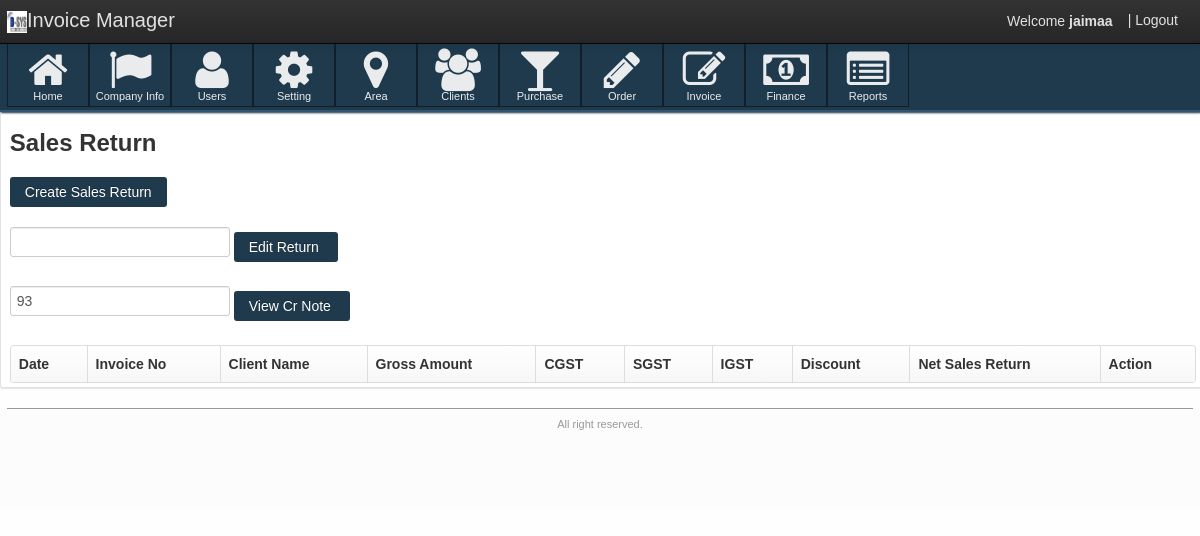
Page /JAIGST/sr_mgmt.php?opt=1 (signed in) on the earlier database version.
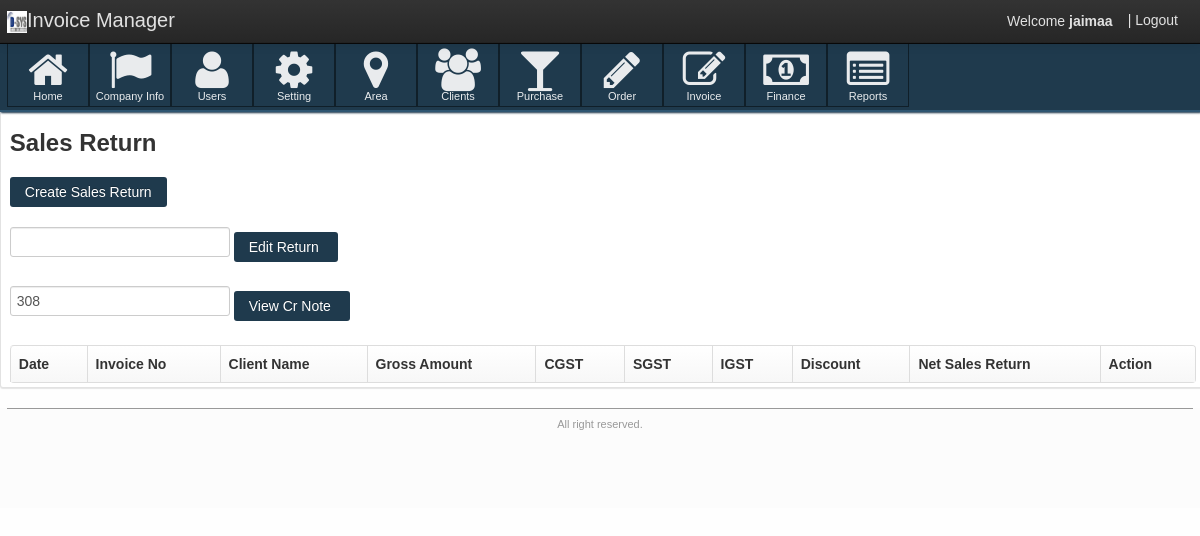
Same page on the later database version.
### tables this page shows
CREATE TABLE `sales` (
  `sales_id` bigint(100) NOT NULL,
  `date` date NOT NULL,
  `invoice_no` bigint(100) NOT NULL,
  `client_id` bigint(100) NOT NULL,
  `total_gross` decimal(10,2) NOT NULL,
  `total_discount` decimal(10,2) NOT NULL,
  `total_taxable` decimal(10,2) NOT NULL,
  `total_vat` decimal(10,2) NOT NULL,
  `total_net` decimal(10,2) NOT NULL
);

### JAIGST/sr_mgmt.php (the view, shortened to what this page needs)
<?php
if(isset($_SESSION['login']) && $_SESSION['type']=='Admin')
{
?>
<!DOCTYPE html>
<html lang="en">
<head>
    <link href="css/customize-template.css" type="text/css" media="screen, projection" rel="stylesheet" />
</head>
    <body>
    <div class="navbar navbar-fixed-top">
        <div class="navbar-inner">
            <div class="container">
                <a href="#" class="brand"><img src="images/Dsys Logo.png" width="20px" height="20px" />Invoice Manager</a>
                <div id="app-nav-top-bar" class="nav-collapse">
                   <ul class="nav pull-right">
					<li style="margin-top: 11px;">
						Welcome <strong><?php echo $_SESSION['UserName'] ?> </strong>
					</li>
                        <li>
                            <a href="signout.php">| Logout</a>
                        </li>
                    </ul>
                </div>
            </div>
        </div>
    </div>
    <div id="body-container">
        <div id="body-content">
            <div class="body-nav body-nav-horizontal body-nav-fixed">
                <div class="container">
                   			<?php include'menu.php'; ?>
                </div>
            </div>
<div class="box">
	<div class="container">
		<section class="content-header">
			<h3>
				Sales Return
			</h3>
		</section>
	</div>
	<div class="box-content">
		<section id="my-account-security-form" class="page container">
				<div class="container">
					<div class="row">
						<div id="acct-password-row" class="span16">
                        <a href="create_sr.php?opt=1"><button id="submit-button" type="button" class="btn btn-primary" name="action" value="" style="margin-bottom:20px">Create Sales Return</button></a>
                        <div class="box-content box-table">
                            <form action="edit_srt.php" method="post">
                              	<input type='text' name='invoice_no' value="">
                                <input type="submit" name="submit" value="Edit Return " class="btn btn-primary" />
                            </form>
                            <form action="view_srt.php" method="post">
                                	<?php
										$res=mysql_query("select * from sales group by invoice_no ORDER BY sales_id DESC LIMIT 1");
										while($r=mysql_fetch_array($res))
										{
											echo "<input type='text' name='invoice_no' value='".$r[2]."'>";
										}
									?>
                                <input type="submit" name="submit" value="View Cr Note " class="btn btn-primary" />
                            </form>
                            <table id="sample-table" class="table table-hover table-bordered tablesorter">
                                <thead>
                                    <tr>
                                        <th>Date</th>
                                        <th>Invoice No</th>
                                        <th>Client Name</th>
                                        <th>Gross Amount</th>
                                        <th>CGST</th>
                                        <th>SGST</th>
                                        <th>IGST</th>
                                        <th>Discount</th>
                                        <th>Net Sales Return</th>
                                        <th>Action</th>
                                    </tr>
                                </thead>
                            </table>
						</div>
					</div>
            	</div>
		</section>
	</div></div>
    <footer class="application-footer">
        <div class="container">
            <div class="disclaimer">
                <p> All right reserved.</p>
            </div>
        </div>
    </footer>
	</body>
</html>
<?php
}
else
{header('location:signout.php');}
?>

Differences in the rows shown:
no longer on this page (row unchanged): sales: invoice_no "93"
added sales: invoice_no "308"
